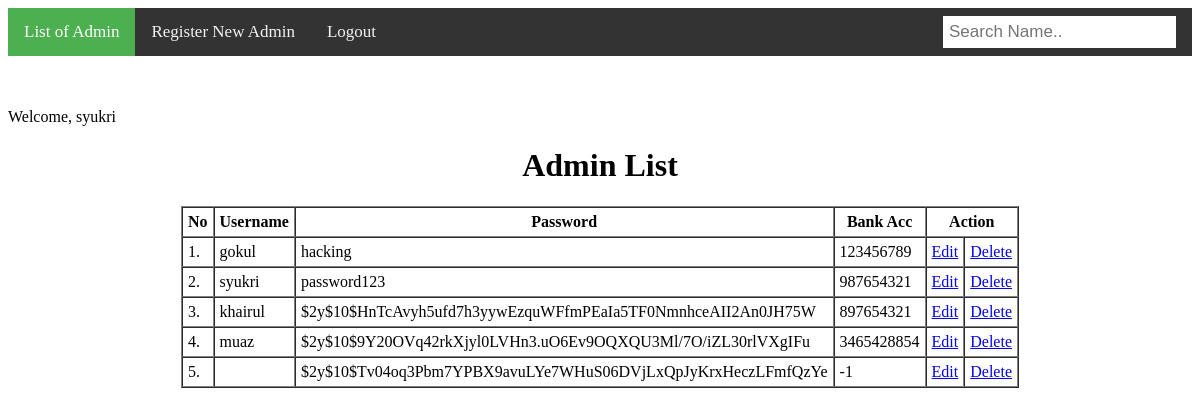
The app's page /adminlist.php (signed in) with its own data.
### tables this page shows
CREATE TABLE `tbl_user` (
  `user_id` int(11) NOT NULL,
  `user_uname` varchar(255) NOT NULL,
  `user_password` varchar(255) NOT NULL,
  `user_bankaccount` varchar(16) DEFAULT NULL
);

### adminlist.php (the view, shortened to what this page needs)
<?php
include ('adminconnect.php'); ?>
<!DOCTYPE html>
<html lang="en">
  <head>
  </head>
  <body>
    <p>
      <?php
      if(!empty($_SESSION['adminid']))
      {
        echo "Welcome, ".$_SESSION['adminid'];
      } ?>
    </p>
    <center>
    <h1>Admin List</h1>
    <table cellpadding="5" cellspacing="0" border="1">
  		<tr>
      <th>No</th>
  		<th>Username</th>
  		<th>Password</th>
      <th>Bank Acc</th>
      <th colspan="2">Action</th>
  		</tr>
  		<?php
  			$query ="SELECT * FROM tbl_user";
  			$exec =mysqli_query($con,$query);
  			if(mysqli_num_rows($exec)>0)
        {
  				$i=1;
  				foreach ($exec as $row) {
  					?>
  					<tr>
  						<td><?php echo $i++;?>.</td>
  						<td><?php echo $row['user_uname']; ?></td>
  						<td><?php echo $row['user_password']; ?></td>
              <td><?php echo $row['user_bankaccount']; ?></td>
              <td><a href="edit.php?id=<?php echo $row['user_id']; ?>">Edit</a></td>
              <td><a href="deleteAdmin.php?id=<?php echo $row['user_id']; ?>">Delete</a></td>
  					</tr>
  				<?php }
  			}
  ?>
  	</table>
    </center>
  </body>
</html>

### records on screen
tbl_user: user_uname "gokul", user_password "hacking", user_bankaccount "123456789"
tbl_user: user_uname "syukri", user_password "password123", user_bankaccount "987654321"
tbl_user: user_uname "khairul", user_password "$2y$10$HnTcAvyh5ufd7h3yywEzquWFfmPEaIa5TF0NmnhceAII2An0JH75W", user_bankaccount "897654321"
tbl_user: user_uname "muaz", user_password "$2y$10$9Y20OVq42rkXjyl0LVHn3.uO6Ev9OQXQU3Ml/7O/iZL30rlVXgIFu", user_bankaccount "3465428854"
tbl_user: user_password "$2y$10$Tv04oq3Pbm7YPBX9avuLYe7WHuS06DVjLxQpJyKrxHeczLFmfQzYe", user_bankaccount "-1"

### other values on screen
$_SESSION['adminid'] "syukri"
